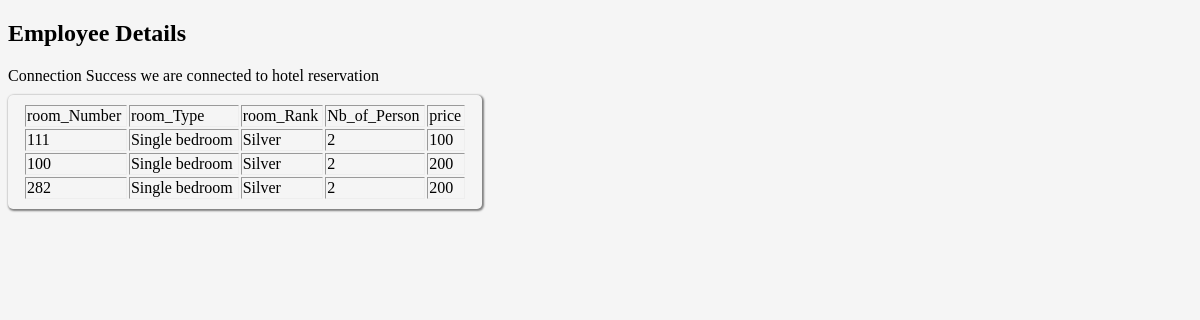
The page /phppart/ShowRoom.php on the database its author committed.
### tables this page shows
CREATE TABLE `room` (
  `room_Number` varchar(10) DEFAULT NULL,
  `room_Type` varchar(20) DEFAULT NULL,
  `room_Rank` varchar(20) DEFAULT NULL,
  `Nb_of_Person` int(11) DEFAULT NULL,
  `price` double DEFAULT NULL,
  `Status` varchar(15) NOT NULL,
  `detials` text NOT NULL
);

### phppart/ShowRoom.php (the view, shortened to what this page needs)
<!DOCTYPE html>
<html>
<head>
</head>
<body>
<h2>Employee Details</h2>
<table border="8">
  <tr>
    <td>room_Number</td>
    <td>room_Type</td>
    <td>room_Rank</td>
    <td>Nb_of_Person</td>
    <td>price</td>
  </tr>
<?php
include "conc.php";
$dbRecords = mysqli_query($con , "SELECT * FROM room");
while($data = mysqli_fetch_array($dbRecords))
{
?>
  <tr>
    <td><?php echo $data['room_Number']; ?></td>
    <td><?php echo $data['room_Type']; ?></td>
    <td><?php echo $data['room_Rank']; ?></td>
    <td><?php echo $data['Nb_of_Person']; ?></td>
    <td><?php echo $data['price']; ?></td>
  </tr>
<?php
}
?>
</table>
</body>
</html>

### phppart/ShowRoom.php (style rules this page uses)
body { background-color: whitesmoke; }
table { width: 40%; height: 5%; border: 1px; border-radius: 05px; padding: 8px 15px 8px 15px; margin: 10px 0px 15px 0px; box-shadow: 1px 1px 2px 1px grey; }

### rows shown on the page
room: room_Number "111", room_Type "Single bedroom", room_Rank "Silver", Nb_of_Person "2", price "100"
room: room_Number "100", room_Type "Single bedroom", room_Rank "Silver", Nb_of_Person "2", price "200"
room: room_Number "282", room_Type "Single bedroom", room_Rank "Silver", Nb_of_Person "2", price "200"
